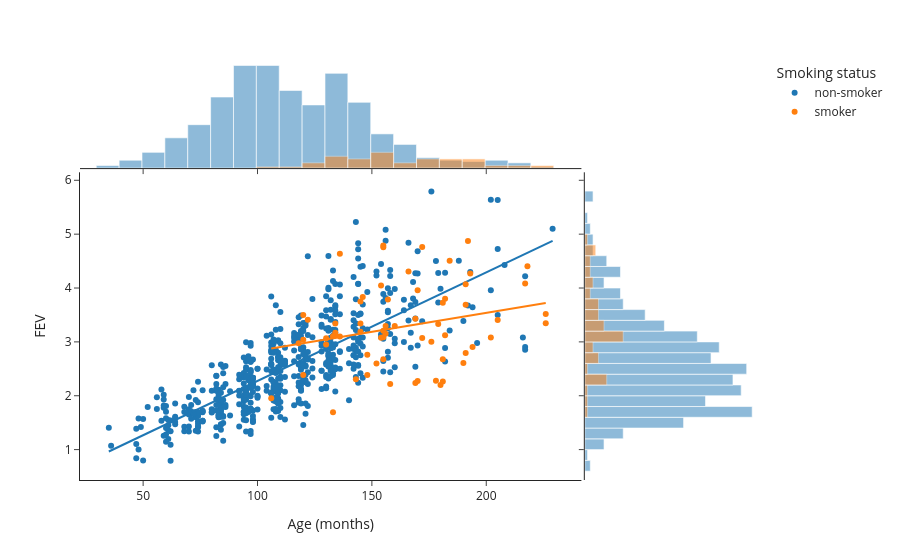

Notebook code cell kept with this figure:
### Markdown cell above
## FEV Data

(You saw this data set in [GSB 518](https://kevin-davisross.quarto.pub/gsb518-notes/hw-09.html#problem-3).) Do non-smokers have better lungs than smokers? One measure of lung function is forced expiratory volume (FEV), the amount of air (in liters) an individual can exhale in the first second of forceful breath. Larger values of FEV are indicative of better functioning lungs. In a study, FEV was measured for a group of 654 subjects, along with whether they smoked and other variables like age (years). [Here is the data.](https://raw.githubusercontent.com/kevindavisross/data301/refs/heads/main/data/FEV.csv)

[This plot](https://drive.google.com/file/d/1dm7U1cpVpHrbNZrBymOdmtkhMX3U7BwU/view?usp=sharing) was made using `plotly`. Use AI to help reproduce it using `plotnine`. Think in terms of the grammar of graphics and the design of the plot and write prompts like "The x-axis is mapped to Age". It might help to [try the two practice activities in Section 3.6.3 first](https://ds-ml-with-python.github.io/Course-Textbook/02-plotnine.html#try-it-out). (Hint: this is really 3 separate plots. Consider using the `patchworklib` package, which you need to install in Colab space first.)

### Code cell
import plotly.express as px
import pandas as pd
url2 = "https://raw.githubusercontent.com/kevindavisross/data301/refs/heads/main/data/FEV.csv"
df_fev = pd.read_csv(url2)
px.scatter(df_fev, x="Age (months)", y="FEV", color="Smoking status",
           marginal_x="histogram", marginal_y="histogram", trendline="ols", template="simple_white")

### Figure 1 — Plotly figure (JSON) as saved in the notebook; plotly's stock layout.template omitted (floating-point values rounded to 4 significant figures; data arrays with more than 128 entries replaced by an {"elided": "..."} marker saying what was removed)
{"data": [{"hovertemplate": "Smoking status=non-smoker<br>Age (months)=%{x}<br>FEV=%{y}<extra></extra>", "legendgroup": "non-smoker", "marker": {"color": "#1F77B4", "symbol": "circle"}, "mode": "markers", "name": "non-smoker", "orientation": "v", "showlegend": true, "type": "scatter", "x": {"elided": "589 int values"}, "xaxis": "x", "y": {"elided": "589 float values"}, "yaxis": "y"}, {"bingroup": "x", "hovertemplate": "Smoking status=non-smoker<br>Age (months)=%{x}<br>count=%{y}<extra></extra>", "legendgroup": "non-smoker", "marker": {"color": "#1F77B4"}, "name": "non-smoker", "opacity": 0.5, "showlegend": false, "type": "histogram", "x": {"elided": "589 int values"}, "xaxis": "x3", "yaxis": "y3"}, {"bingroup": "y", "hovertemplate": "Smoking status=non-smoker<br>FEV=%{y}<br>count=%{x}<extra></extra>", "legendgroup": "non-smoker", "marker": {"color": "#1F77B4"}, "name": "non-smoker", "opacity": 0.5, "showlegend": false, "type": "histogram", "xaxis": "x2", "y": {"elided": "589 float values"}, "yaxis": "y2"}, {"hovertemplate": "<b>OLS trendline</b><br>FEV = 0.0201617 * Age (months) + 0.259462<br>R<sup>2</sup>=0.607979<br><br>Smoking status=non-smoker<br>Age (months)=%{x}<br>FEV=%{y} <b>(trend)</b><extra></extra>", "legendgroup": "non-smoker", "marker": {"color": "#1F77B4", "symbol": "circle"}, "mode": "lines", "name": "non-smoker", "showlegend": false, "type": "scatter", "x": {"elided": "589 int values"}, "xaxis": "x", "y": {"elided": "589 float values"}, "yaxis": "y"}, {"hovertemplate": "Smoking status=smoker<br>Age (months)=%{x}<br>FEV=%{y}<extra></extra>", "legendgroup": "smoker", "marker": {"color": "#FF7F0E", "symbol": "circle"}, "mode": "markers", "name": "smoker", "orientation": "v", "showlegend": true, "type": "scatter", "x": [184, 169, 226, 191, 169, 155, 133, 170, 155, 148, 172, 181, 120, 146, 180, 226, 152, 202, 194, 176, 155, 155, 166, 122, 118, 134, 205, 145, 182, 145, 179, 190, 158, 154, 145, 156, 143, 136, 106, 155, 160, 182, 217, 191, 120, 148, 130, 157, 181, 218, 170, 178, 136, 192, 120, 193, 181, 191, 134, 134, 156, 133, 154, 172, 130], "xaxis": "x", "y": [4.506, 2.236, 3.519, 3.688, 3.428, 3.208, 1.694, 3.957, 4.789, 2.384, 3.074, 2.679, 2.387, 3.835, 2.198, 3.345, 2.599, 3.082, 2.903, 3.004, 4.756, 3.086, 4.309, 3.413, 2.975, 3.169, 3.406, 3.343, 3.122, 3.751, 3.33, 2.608, 2.216, 3.078, 3.186, 3.297, 2.304, 3.102, 1.953, 2.677, 3.297, 3.799, 4.086, 4.07, 3.498, 2.759, 2.953, 3.785, 2.264, 4.404, 2.276, 2.278, 4.637, 4.872, 3.038, 4.27, 3.727, 2.795, 3.12, 3.339, 3.152, 3.104, 4.045, 4.763, 3.069], "yaxis": "y"}, {"bingroup": "x", "hovertemplate": "Smoking status=smoker<br>Age (months)=%{x}<br>count=%{y}<extra></extra>", "legendgroup": "smoker", "marker": {"color": "#FF7F0E"}, "name": "smoker", "opacity": 0.5, "showlegend": false, "type": "histogram", "x": [184, 169, 226, 191, 169, 155, 133, 170, 155, 148, 172, 181, 120, 146, 180, 226, 152, 202, 194, 176, 155, 155, 166, 122, 118, 134, 205, 145, 182, 145, 179, 190, 158, 154, 145, 156, 143, 136, 106, 155, 160, 182, 217, 191, 120, 148, 130, 157, 181, 218, 170, 178, 136, 192, 120, 193, 181, 191, 134, 134, 156, 133, 154, 172, 130], "xaxis": "x3", "yaxis": "y3"}, {"bingroup": "y", "hovertemplate": "Smoking status=smoker<br>FEV=%{y}<br>count=%{x}<extra></extra>", "legendgroup": "smoker", "marker": {"color": "#FF7F0E"}, "name": "smoker", "opacity": 0.5, "showlegend": false, "type": "histogram", "xaxis": "x2", "y": [4.506, 2.236, 3.519, 3.688, 3.428, 3.208, 1.694, 3.957, 4.789, 2.384, 3.074, 2.679, 2.387, 3.835, 2.198, 3.345, 2.599, 3.082, 2.903, 3.004, 4.756, 3.086, 4.309, 3.413, 2.975, 3.169, 3.406, 3.343, 3.122, 3.751, 3.33, 2.608, 2.216, 3.078, 3.186, 3.297, 2.304, 3.102, 1.953, 2.677, 3.297, 3.799, 4.086, 4.07, 3.498, 2.759, 2.953, 3.785, 2.264, 4.404, 2.276, 2.278, 4.637, 4.872, 3.038, 4.27, 3.727, 2.795, 3.12, 3.339, 3.152, 3.104, 4.045, 4.763, 3.069], "yaxis": "y2"}, {"hovertemplate": "<b>OLS trendline</b><br>FEV = 0.00705155 * Age (months) + 2.12952<br>R<sup>2</sup>=0.068649<br><br>Smoking status=smoker<br>Age (months)=%{x}<br>FEV=%{y} <b>(trend)</b><extra></extra>", "legendgroup": "smoker", "marker": {"color": "#FF7F0E", "symbol": "circle"}, "mode": "lines", "name": "smoker", "showlegend": false, "type": "scatter", "x": [106, 118, 120, 120, 120, 122, 130, 130, 133, 133, 134, 134, 134, 136, 136, 143, 145, 145, 145, 146, 148, 148, 152, 154, 154, 155, 155, 155, 155, 155, 156, 156, 157, 158, 160, 166, 169, 169, 170, 170, 172, 172, 176, 178, 179, 180, 181, 181, 181, 182, 182, 184, 190, 191, 191, 191, 192, 193, 194, 202, 205, 217, 218, 226, 226], "xaxis": "x", "y": [2.877, 2.962, 2.976, 2.976, 2.976, 2.99, 3.046, 3.046, 3.067, 3.067, 3.074, 3.074, 3.074, 3.089, 3.089, 3.138, 3.152, 3.152, 3.152, 3.159, 3.173, 3.173, 3.201, 3.215, 3.215, 3.223, 3.223, 3.223, 3.223, 3.223, 3.23, 3.23, 3.237, 3.244, 3.258, 3.3, 3.321, 3.321, 3.328, 3.328, 3.342, 3.342, 3.371, 3.385, 3.392, 3.399, 3.406, 3.406, 3.406, 3.413, 3.413, 3.427, 3.469, 3.476, 3.476, 3.476, 3.483, 3.49, 3.498, 3.554, 3.575, 3.66, 3.667, 3.723, 3.723], "yaxis": "y"}], "layout": {"barmode": "overlay", "legend": {"title": {"text": "Smoking status"}, "tracegroupgap": 0}, "margin": {"t": 60}, "xaxis": {"anchor": "y", "domain": [0, 0.7363], "title": {"text": "Age (months)"}}, "xaxis2": {"anchor": "y2", "domain": [0.7413, 1], "matches": "x2", "showline": false, "showticklabels": false, "ticks": ""}, "xaxis3": {"anchor": "y3", "domain": [0, 0.7363], "matches": "x", "showticklabels": false}, "xaxis4": {"anchor": "y4", "domain": [0.7413, 1], "matches": "x2", "showline": false, "showticklabels": false, "ticks": ""}, "yaxis": {"anchor": "x", "domain": [0, 0.7326], "title": {"text": "FEV"}}, "yaxis2": {"anchor": "x2", "domain": [0, 0.7326], "matches": "y", "showticklabels": false}, "yaxis3": {"anchor": "x3", "domain": [0.7426, 1], "matches": "y3", "showline": false, "showticklabels": false, "ticks": ""}, "yaxis4": {"anchor": "x4", "domain": [0.7426, 1], "matches": "y3", "showline": false, "showticklabels": false, "ticks": ""}}}
